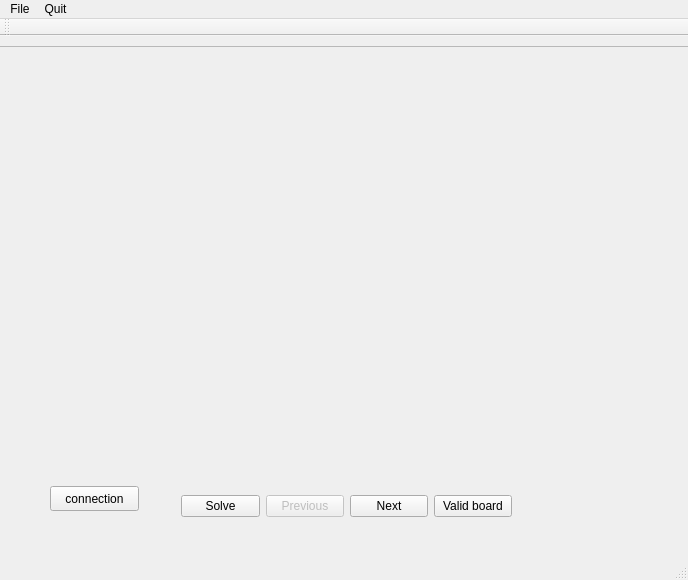
<?xml version="1.0" encoding="UTF-8"?>
<ui version="4.0">
 <class>MainWindow</class>
 <widget class="QMainWindow" name="MainWindow">
  <property name="enabled">
   <bool>true</bool>
  </property>
  <property name="geometry">
   <rect>
    <x>0</x>
    <y>0</y>
    <width>688</width>
    <height>580</height>
   </rect>
  </property>
  <property name="windowTitle">
   <string>MainWindow</string>
  </property>
  <widget class="QWidget" name="centralWidget">
   <widget class="QFrame" name="frame">
    <property name="geometry">
     <rect>
      <x>-10</x>
      <y>10</y>
      <width>709</width>
      <height>541</height>
     </rect>
    </property>
    <property name="frameShape">
     <enum>QFrame::StyledPanel</enum>
    </property>
    <property name="frameShadow">
     <enum>QFrame::Raised</enum>
    </property>
    <widget class="QWidget" name="gridLayoutWidget">
     <property name="geometry">
      <rect>
       <x>59</x>
       <y>19</y>
       <width>581</width>
       <height>391</height>
      </rect>
     </property>
     <layout class="QGridLayout" name="gridBoard"/>
    </widget>
    <widget class="QWidget" name="horizontalLayoutWidget">
     <property name="geometry">
      <rect>
       <x>180</x>
       <y>420</y>
       <width>353</width>
       <height>80</height>
      </rect>
     </property>
     <layout class="QHBoxLayout" name="btnHBox">
      <item>
       <widget class="QPushButton" name="btnSolve">
        <property name="text">
         <string>Solve</string>
        </property>
       </widget>
      </item>
      <item>
       <widget class="QPushButton" name="btnPrevious">
        <property name="enabled">
         <bool>false</bool>
        </property>
        <property name="text">
         <string>Previous</string>
        </property>
       </widget>
      </item>
      <item>
       <widget class="QPushButton" name="btnNext">
        <property name="text">
         <string>Next</string>
        </property>
       </widget>
      </item>
      <item>
       <widget class="QPushButton" name="btnCheckBoard">
        <property name="text">
         <string>Valid board</string>
        </property>
       </widget>
      </item>
     </layout>
    </widget>
    <widget class="QPushButton" name="btnConnection">
     <property name="geometry">
      <rect>
       <x>60</x>
       <y>440</y>
       <width>89</width>
       <height>25</height>
      </rect>
     </property>
     <property name="text">
      <string>connection</string>
     </property>
    </widget>
   </widget>
  </widget>
  <widget class="QMenuBar" name="menuBar">
   <property name="geometry">
    <rect>
     <x>0</x>
     <y>0</y>
     <width>688</width>
     <height>22</height>
    </rect>
   </property>
   <widget class="QMenu" name="menuFile">
    <property name="title">
     <string>File</string>
    </property>
    <addaction name="openFile"/>
   </widget>
   <widget class="QMenu" name="menuQuit">
    <property name="title">
     <string>Quit</string>
    </property>
    <addaction name="actionQuit"/>
   </widget>
   <addaction name="menuFile"/>
   <addaction name="menuQuit"/>
  </widget>
  <widget class="QToolBar" name="mainToolBar">
   <attribute name="toolBarArea">
    <enum>TopToolBarArea</enum>
   </attribute>
   <attribute name="toolBarBreak">
    <bool>false</bool>
   </attribute>
  </widget>
  <widget class="QStatusBar" name="statusBar"/>
  <action name="openFile">
   <property name="text">
    <string>Open File</string>
   </property>
  </action>
  <action name="actionQuit">
   <property name="text">
    <string>Quit</string>
   </property>
  </action>
 </widget>
 <layoutdefault spacing="6" margin="11"/>
 <resources/>
 <connections/>
</ui>
